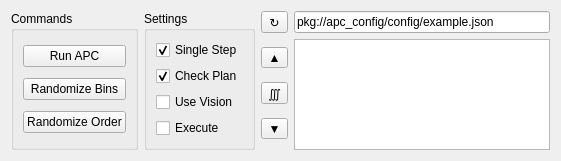
             <widget class="QWidget" name="tabWidget_2Page2">
              <attribute name="title">
               <string>Pick &amp;&amp; Place</string>
              </attribute>
              <layout class="QGridLayout" name="gridLayout_34">
               <item row="0" column="0" rowspan="4">
                <widget class="QGroupBox" name="groupBox_29">
                 <property name="sizePolicy">
                  <sizepolicy hsizetype="Preferred" vsizetype="Preferred">
                   <horstretch>0</horstretch>
                   <verstretch>0</verstretch>
                  </sizepolicy>
                 </property>
                 <property name="title">
                  <string>Commands</string>
                 </property>
                 <layout class="QGridLayout" name="gridLayout_43">
                  <item row="2" column="0">
                   <widget class="QPushButton" name="randomize_order_button">
                    <property name="text">
                     <string>Randomize Order</string>
                    </property>
                   </widget>
                  </item>
                  <item row="0" column="0">
                   <widget class="QPushButton" name="run_apc_button">
                    <property name="sizePolicy">
                     <sizepolicy hsizetype="Preferred" vsizetype="Fixed">
                      <horstretch>0</horstretch>
                      <verstretch>0</verstretch>
                     </sizepolicy>
                    </property>
                    <property name="text">
                     <string>Run APC</string>
                    </property>
                   </widget>
                  </item>
                  <item row="1" column="0">
                   <widget class="QPushButton" name="randomize_bins_button">
                    <property name="text">
                     <string>Randomize Bins</string>
                    </property>
                   </widget>
                  </item>
                 </layout>
                </widget>
               </item>
               <item row="0" column="2" rowspan="4">
                <layout class="QGridLayout" name="gridLayout_31">
                 <property name="sizeConstraint">
                  <enum>QLayout::SetMinimumSize</enum>
                 </property>
                 <item row="0" column="1">
                  <widget class="QLineEdit" name="json_path_line_edit">
                   <property name="sizePolicy">
                    <sizepolicy hsizetype="Preferred" vsizetype="Fixed">
                     <horstretch>0</horstretch>
                     <verstretch>0</verstretch>
                    </sizepolicy>
                   </property>
                   <property name="text">
                    <string>pkg://apc_config/config/example.json</string>
                   </property>
                  </widget>
                 </item>
                 <item row="0" column="0">
                  <widget class="QToolButton" name="reload_json_button">
                   <property name="sizePolicy">
                    <sizepolicy hsizetype="Minimum" vsizetype="Fixed">
                     <horstretch>0</horstretch>
                     <verstretch>0</verstretch>
                    </sizepolicy>
                   </property>
                   <property name="font">
                    <font>
                     <pointsize>9</pointsize>
                     <weight>50</weight>
                     <bold>false</bold>
                    </font>
                   </property>
                   <property name="text">
                    <string>↻</string>
                   </property>
                  </widget>
                 </item>
                 <item row="1" column="0" rowspan="2">
                  <layout class="QVBoxLayout" name="verticalLayout_13">
                   <item>
                    <widget class="QToolButton" name="prev_json_button">
                     <property name="sizePolicy">
                      <sizepolicy hsizetype="Minimum" vsizetype="Fixed">
                       <horstretch>0</horstretch>
                       <verstretch>0</verstretch>
                      </sizepolicy>
                     </property>
                     <property name="text">
                      <string>▲</string>
                     </property>
                    </widget>
                   </item>
                   <item>
                    <spacer name="verticalSpacer_11">
                     <property name="orientation">
                      <enum>Qt::Vertical</enum>
                     </property>
                     <property name="sizeType">
                      <enum>QSizePolicy::Preferred</enum>
                     </property>
                     <property name="sizeHint" stdset="0">
                      <size>
                       <width>20</width>
                       <height>0</height>
                      </size>
                     </property>
                    </spacer>
                   </item>
                   <item>
                    <widget class="QToolButton" name="triple_integral_button">
                     <property name="sizePolicy">
                      <sizepolicy hsizetype="Minimum" vsizetype="Fixed">
                       <horstretch>0</horstretch>
                       <verstretch>0</verstretch>
                      </sizepolicy>
                     </property>
                     <property name="text">
                      <string>∭</string>
                     </property>
                    </widget>
                   </item>
                   <item>
                    <spacer name="verticalSpacer_10">
                     <property name="orientation">
                      <enum>Qt::Vertical</enum>
                     </property>
                     <property name="sizeType">
                      <enum>QSizePolicy::Preferred</enum>
                     </property>
                     <property name="sizeHint" stdset="0">
                      <size>
                       <width>20</width>
                       <height>0</height>
                      </size>
                     </property>
                    </spacer>
                   </item>
                   <item>
                    <widget class="QToolButton" name="next_json_button">
                     <property name="sizePolicy">
                      <sizepolicy hsizetype="Minimum" vsizetype="Fixed">
                       <horstretch>0</horstretch>
                       <verstretch>0</verstretch>
                      </sizepolicy>
                     </property>
                     <property name="text">
                      <string>▼</string>
                     </property>
                    </widget>
                   </item>
                  </layout>
                 </item>
                 <item row="1" column="1" rowspan="2">
                  <widget class="QTableWidget" name="json_table_widget">
                   <property name="sizePolicy">
                    <sizepolicy hsizetype="Expanding" vsizetype="Ignored">
                     <horstretch>0</horstretch>
                     <verstretch>0</verstretch>
                    </sizepolicy>
                   </property>
                   <property name="horizontalScrollBarPolicy">
                    <enum>Qt::ScrollBarAlwaysOff</enum>
                   </property>
                   <property name="tabKeyNavigation">
                    <bool>false</bool>
                   </property>
                   <property name="selectionMode">
                    <enum>QAbstractItemView::SingleSelection</enum>
                   </property>
                   <property name="selectionBehavior">
                    <enum>QAbstractItemView::SelectRows</enum>
                   </property>
                   <property name="verticalScrollMode">
                    <enum>QAbstractItemView::ScrollPerPixel</enum>
                   </property>
                   <property name="horizontalScrollMode">
                    <enum>QAbstractItemView::ScrollPerPixel</enum>
                   </property>
                   <attribute name="horizontalHeaderDefaultSectionSize">
                    <number>50</number>
                   </attribute>
                   <attribute name="horizontalHeaderMinimumSectionSize">
                    <number>1</number>
                   </attribute>
                   <attribute name="horizontalHeaderStretchLastSection">
                    <bool>true</bool>
                   </attribute>
                  </widget>
                 </item>
                </layout>
               </item>
               <item row="0" column="1" rowspan="4">
                <widget class="QGroupBox" name="groupBox_22">
                 <property name="sizePolicy">
                  <sizepolicy hsizetype="Preferred" vsizetype="Preferred">
                   <horstretch>0</horstretch>
                   <verstretch>0</verstretch>
                  </sizepolicy>
                 </property>
                 <property name="title">
                  <string>Settings</string>
                 </property>
                 <layout class="QVBoxLayout" name="verticalLayout_14">
                  <item>
                   <widget class="QCheckBox" name="single_step_checkbox">
                    <property name="text">
                     <string>Single Step</string>
                    </property>
                    <property name="checked">
                     <bool>true</bool>
                    </property>
                   </widget>
                  </item>
                  <item>
                   <widget class="QCheckBox" name="check_plan_checkbox">
                    <property name="text">
                     <string>Check Plan</string>
                    </property>
                    <property name="checked">
                     <bool>true</bool>
                    </property>
                   </widget>
                  </item>
                  <item>
                   <widget class="QCheckBox" name="use_vision_checkbox">
                    <property name="text">
                     <string>Use Vision</string>
                    </property>
                   </widget>
                  </item>
                  <item>
                   <widget class="QCheckBox" name="execute_checkbox">
                    <property name="text">
                     <string>Execute</string>
                    </property>
                   </widget>
                  </item>
                 </layout>
                </widget>
               </item>
              </layout>
             </widget>
